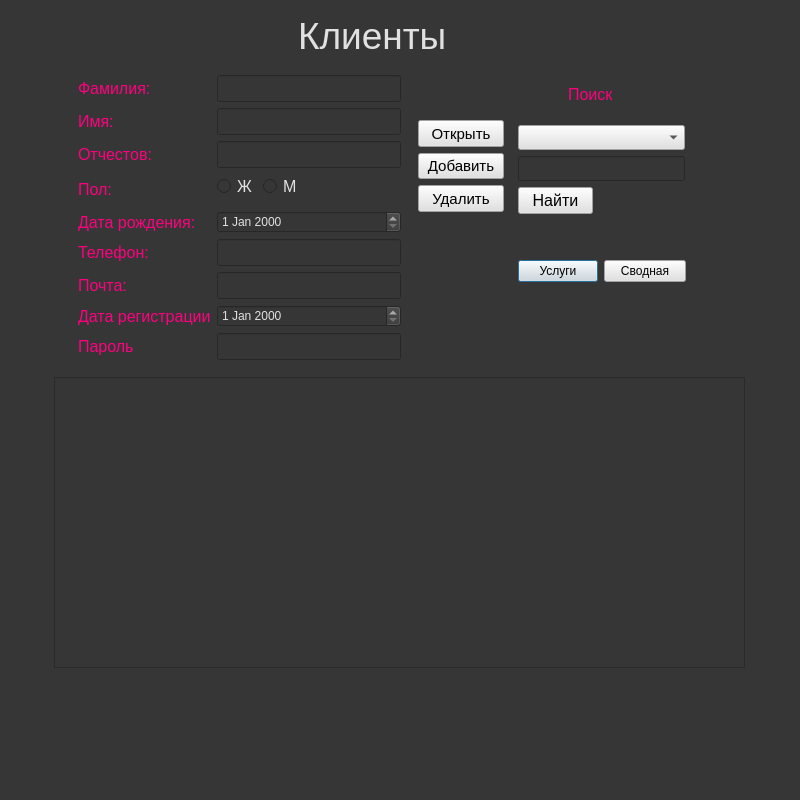
<?xml version="1.0" encoding="UTF-8"?>
<ui version="4.0">
 <class>Dialog</class>
 <widget class="QDialog" name="Dialog">
  <property name="windowModality">
   <enum>Qt::NonModal</enum>
  </property>
  <property name="geometry">
   <rect>
    <x>0</x>
    <y>0</y>
    <width>800</width>
    <height>800</height>
   </rect>
  </property>
  <property name="windowTitle">
   <string>Dialog</string>
  </property>
  <property name="styleSheet">
   <string notr="true">background-color: rgb(54, 54, 54);</string>
  </property>
  <widget class="QLineEdit" name="leFind">
   <property name="enabled">
    <bool>true</bool>
   </property>
   <property name="geometry">
    <rect>
     <x>518</x>
     <y>156</y>
     <width>167</width>
     <height>25</height>
    </rect>
   </property>
   <property name="sizePolicy">
    <sizepolicy hsizetype="Expanding" vsizetype="Maximum">
     <horstretch>0</horstretch>
     <verstretch>0</verstretch>
    </sizepolicy>
   </property>
   <property name="font">
    <font>
     <pointsize>12</pointsize>
    </font>
   </property>
   <property name="styleSheet">
    <string notr="true">color: rgb(225, 225, 225); </string>
   </property>
   <property name="text">
    <string/>
   </property>
  </widget>
  <widget class="QWidget" name="layoutWidget_3">
   <property name="geometry">
    <rect>
     <x>518</x>
     <y>260</y>
     <width>168</width>
     <height>25</height>
    </rect>
   </property>
   <layout class="QFormLayout" name="formLayout_3">
    <item row="0" column="0">
     <widget class="QPushButton" name="pushButton_3">
      <property name="styleSheet">
       <string notr="true">background-color: rgb(225, 225, 225);</string>
      </property>
      <property name="text">
       <string>Услуги</string>
      </property>
     </widget>
    </item>
    <item row="0" column="1">
     <widget class="QPushButton" name="pushButton_2">
      <property name="styleSheet">
       <string notr="true">background-color: rgb(225, 225, 225);</string>
      </property>
      <property name="text">
       <string>Сводная</string>
      </property>
     </widget>
    </item>
   </layout>
  </widget>
  <widget class="QComboBox" name="cbColNames">
   <property name="geometry">
    <rect>
     <x>518</x>
     <y>125</y>
     <width>167</width>
     <height>25</height>
    </rect>
   </property>
   <property name="sizePolicy">
    <sizepolicy hsizetype="Preferred" vsizetype="Maximum">
     <horstretch>0</horstretch>
     <verstretch>0</verstretch>
    </sizepolicy>
   </property>
   <property name="font">
    <font>
     <pointsize>12</pointsize>
    </font>
   </property>
   <property name="styleSheet">
    <string notr="true">background-color: rgb(225, 225, 225);</string>
   </property>
  </widget>
  <widget class="QLabel" name="label_8">
   <property name="geometry">
    <rect>
     <x>568</x>
     <y>85</y>
     <width>51</width>
     <height>19</height>
    </rect>
   </property>
   <property name="sizePolicy">
    <sizepolicy hsizetype="Preferred" vsizetype="Preferred">
     <horstretch>3</horstretch>
     <verstretch>2</verstretch>
    </sizepolicy>
   </property>
   <property name="font">
    <font>
     <pointsize>12</pointsize>
    </font>
   </property>
   <property name="styleSheet">
    <string notr="true">color:rgb(255, 0, 127);</string>
   </property>
   <property name="text">
    <string>Поиск</string>
   </property>
  </widget>
  <widget class="QWidget" name="layoutWidget_2">
   <property name="geometry">
    <rect>
     <x>418</x>
     <y>120</y>
     <width>86</width>
     <height>92</height>
    </rect>
   </property>
   <layout class="QVBoxLayout" name="verticalLayout">
    <item>
     <widget class="QPushButton" name="pbOpen">
      <property name="sizePolicy">
       <sizepolicy hsizetype="Expanding" vsizetype="Expanding">
        <horstretch>0</horstretch>
        <verstretch>0</verstretch>
       </sizepolicy>
      </property>
      <property name="font">
       <font>
        <pointsize>11</pointsize>
       </font>
      </property>
      <property name="mouseTracking">
       <bool>false</bool>
      </property>
      <property name="tabletTracking">
       <bool>false</bool>
      </property>
      <property name="styleSheet">
       <string notr="true">background-color: rgb(225, 225, 225);</string>
      </property>
      <property name="inputMethodHints">
       <set>Qt::ImhNone</set>
      </property>
      <property name="text">
       <string>Открыть</string>
      </property>
      <property name="autoDefault">
       <bool>false</bool>
      </property>
     </widget>
    </item>
    <item>
     <widget class="QPushButton" name="pbInsert">
      <property name="sizePolicy">
       <sizepolicy hsizetype="Expanding" vsizetype="Expanding">
        <horstretch>0</horstretch>
        <verstretch>0</verstretch>
       </sizepolicy>
      </property>
      <property name="font">
       <font>
        <pointsize>11</pointsize>
       </font>
      </property>
      <property name="mouseTracking">
       <bool>false</bool>
      </property>
      <property name="tabletTracking">
       <bool>false</bool>
      </property>
      <property name="styleSheet">
       <string notr="true">background-color: rgb(225, 225, 225);</string>
      </property>
      <property name="inputMethodHints">
       <set>Qt::ImhNone</set>
      </property>
      <property name="text">
       <string>Добавить</string>
      </property>
      <property name="autoDefault">
       <bool>false</bool>
      </property>
     </widget>
    </item>
    <item>
     <widget class="QPushButton" name="pbDelete">
      <property name="sizePolicy">
       <sizepolicy hsizetype="Expanding" vsizetype="Expanding">
        <horstretch>0</horstretch>
        <verstretch>0</verstretch>
       </sizepolicy>
      </property>
      <property name="font">
       <font>
        <pointsize>11</pointsize>
       </font>
      </property>
      <property name="mouseTracking">
       <bool>false</bool>
      </property>
      <property name="tabletTracking">
       <bool>false</bool>
      </property>
      <property name="styleSheet">
       <string notr="true">background-color: rgb(225, 225, 225);</string>
      </property>
      <property name="inputMethodHints">
       <set>Qt::ImhNone</set>
      </property>
      <property name="text">
       <string>Удалить</string>
      </property>
      <property name="autoDefault">
       <bool>false</bool>
      </property>
     </widget>
    </item>
   </layout>
  </widget>
  <widget class="QTableWidget" name="twStaffs">
   <property name="geometry">
    <rect>
     <x>54</x>
     <y>377</y>
     <width>691</width>
     <height>291</height>
    </rect>
   </property>
   <property name="font">
    <font>
     <pointsize>10</pointsize>
    </font>
   </property>
   <property name="styleSheet">
    <string notr="true">color: rgb(225, 225, 225); </string>
   </property>
  </widget>
  <widget class="QPushButton" name="pbFind">
   <property name="geometry">
    <rect>
     <x>518</x>
     <y>187</y>
     <width>75</width>
     <height>27</height>
    </rect>
   </property>
   <property name="font">
    <font>
     <pointsize>12</pointsize>
    </font>
   </property>
   <property name="styleSheet">
    <string notr="true">background-color: rgb(225, 225, 225);</string>
   </property>
   <property name="text">
    <string>Найти</string>
   </property>
  </widget>
  <widget class="QWidget" name="layoutWidget">
   <property name="geometry">
    <rect>
     <x>78</x>
     <y>75</y>
     <width>323</width>
     <height>285</height>
    </rect>
   </property>
   <layout class="QFormLayout" name="formLayout_2">
    <item row="0" column="0">
     <widget class="QLabel" name="label">
      <property name="sizePolicy">
       <sizepolicy hsizetype="Preferred" vsizetype="Preferred">
        <horstretch>3</horstretch>
        <verstretch>2</verstretch>
       </sizepolicy>
      </property>
      <property name="font">
       <font>
        <pointsize>12</pointsize>
       </font>
      </property>
      <property name="styleSheet">
       <string notr="true">color:rgb(255, 0, 127);</string>
      </property>
      <property name="text">
       <string>Фамилия:</string>
      </property>
     </widget>
    </item>
    <item row="0" column="1">
     <widget class="QLineEdit" name="leFio">
      <property name="font">
       <font>
        <pointsize>12</pointsize>
       </font>
      </property>
      <property name="styleSheet">
       <string notr="true">color: rgb(225, 225, 225); </string>
      </property>
      <property name="text">
       <string/>
      </property>
     </widget>
    </item>
    <item row="1" column="0">
     <widget class="QLabel" name="label_9">
      <property name="sizePolicy">
       <sizepolicy hsizetype="Preferred" vsizetype="Preferred">
        <horstretch>3</horstretch>
        <verstretch>2</verstretch>
       </sizepolicy>
      </property>
      <property name="font">
       <font>
        <pointsize>12</pointsize>
       </font>
      </property>
      <property name="styleSheet">
       <string notr="true">color:rgb(255, 0, 127);
</string>
      </property>
      <property name="text">
       <string>Имя:</string>
      </property>
     </widget>
    </item>
    <item row="1" column="1">
     <widget class="QLineEdit" name="leFio_2">
      <property name="font">
       <font>
        <pointsize>12</pointsize>
       </font>
      </property>
      <property name="styleSheet">
       <string notr="true">color: rgb(225, 225, 225); </string>
      </property>
      <property name="text">
       <string/>
      </property>
     </widget>
    </item>
    <item row="2" column="0">
     <widget class="QLabel" name="label_10">
      <property name="sizePolicy">
       <sizepolicy hsizetype="Preferred" vsizetype="Preferred">
        <horstretch>3</horstretch>
        <verstretch>2</verstretch>
       </sizepolicy>
      </property>
      <property name="font">
       <font>
        <pointsize>12</pointsize>
       </font>
      </property>
      <property name="styleSheet">
       <string notr="true">color:rgb(255, 0, 127);</string>
      </property>
      <property name="text">
       <string>Отчестов:</string>
      </property>
     </widget>
    </item>
    <item row="2" column="1">
     <widget class="QLineEdit" name="leFio_3">
      <property name="font">
       <font>
        <pointsize>12</pointsize>
       </font>
      </property>
      <property name="styleSheet">
       <string notr="true">color: rgb(225, 225, 225); </string>
      </property>
      <property name="text">
       <string/>
      </property>
     </widget>
    </item>
    <item row="3" column="0">
     <widget class="QLabel" name="label_2">
      <property name="sizePolicy">
       <sizepolicy hsizetype="Preferred" vsizetype="Preferred">
        <horstretch>3</horstretch>
        <verstretch>2</verstretch>
       </sizepolicy>
      </property>
      <property name="font">
       <font>
        <pointsize>12</pointsize>
       </font>
      </property>
      <property name="styleSheet">
       <string notr="true">color:rgb(255, 0, 127);</string>
      </property>
      <property name="text">
       <string>Пол:</string>
      </property>
     </widget>
    </item>
    <item row="3" column="1">
     <layout class="QFormLayout" name="formLayout">
      <item row="0" column="0">
       <widget class="QRadioButton" name="rbFemale">
        <property name="font">
         <font>
          <pointsize>12</pointsize>
         </font>
        </property>
        <property name="styleSheet">
         <string notr="true">color: rgb(225, 225, 225); </string>
        </property>
        <property name="text">
         <string>Ж</string>
        </property>
       </widget>
      </item>
      <item row="0" column="1">
       <widget class="QRadioButton" name="rbMale">
        <property name="font">
         <font>
          <pointsize>12</pointsize>
         </font>
        </property>
        <property name="styleSheet">
         <string notr="true">color: rgb(225, 225, 225); </string>
        </property>
        <property name="text">
         <string>М</string>
        </property>
       </widget>
      </item>
     </layout>
    </item>
    <item row="4" column="0">
     <widget class="QLabel" name="label_3">
      <property name="sizePolicy">
       <sizepolicy hsizetype="Preferred" vsizetype="Preferred">
        <horstretch>3</horstretch>
        <verstretch>2</verstretch>
       </sizepolicy>
      </property>
      <property name="font">
       <font>
        <pointsize>12</pointsize>
       </font>
      </property>
      <property name="styleSheet">
       <string notr="true">color:rgb(255, 0, 127);</string>
      </property>
      <property name="text">
       <string>Дата рождения:</string>
      </property>
     </widget>
    </item>
    <item row="4" column="1">
     <widget class="QDateEdit" name="sbAge">
      <property name="styleSheet">
       <string notr="true">color: rgb(225, 225, 225); </string>
      </property>
     </widget>
    </item>
    <item row="5" column="0">
     <widget class="QLabel" name="label_4">
      <property name="sizePolicy">
       <sizepolicy hsizetype="Preferred" vsizetype="Preferred">
        <horstretch>3</horstretch>
        <verstretch>2</verstretch>
       </sizepolicy>
      </property>
      <property name="font">
       <font>
        <pointsize>12</pointsize>
       </font>
      </property>
      <property name="styleSheet">
       <string notr="true">color:rgb(255, 0, 127);</string>
      </property>
      <property name="text">
       <string>Телефон:</string>
      </property>
     </widget>
    </item>
    <item row="5" column="1">
     <widget class="QLineEdit" name="lePhone">
      <property name="font">
       <font>
        <pointsize>12</pointsize>
       </font>
      </property>
      <property name="toolTip">
       <string/>
      </property>
      <property name="styleSheet">
       <string notr="true">color: rgb(225, 225, 225); </string>
      </property>
      <property name="inputMask">
       <string/>
      </property>
      <property name="text">
       <string/>
      </property>
     </widget>
    </item>
    <item row="6" column="0">
     <widget class="QLabel" name="label_5">
      <property name="sizePolicy">
       <sizepolicy hsizetype="Preferred" vsizetype="Preferred">
        <horstretch>3</horstretch>
        <verstretch>2</verstretch>
       </sizepolicy>
      </property>
      <property name="font">
       <font>
        <pointsize>12</pointsize>
       </font>
      </property>
      <property name="styleSheet">
       <string notr="true">color:rgb(255, 0, 127);</string>
      </property>
      <property name="text">
       <string>Почта:</string>
      </property>
     </widget>
    </item>
    <item row="6" column="1">
     <widget class="QLineEdit" name="leEmail">
      <property name="font">
       <font>
        <pointsize>12</pointsize>
       </font>
      </property>
      <property name="styleSheet">
       <string notr="true">color: rgb(225, 225, 225); </string>
      </property>
      <property name="text">
       <string/>
      </property>
     </widget>
    </item>
    <item row="7" column="0">
     <widget class="QLabel" name="label_6">
      <property name="sizePolicy">
       <sizepolicy hsizetype="Preferred" vsizetype="Preferred">
        <horstretch>3</horstretch>
        <verstretch>2</verstretch>
       </sizepolicy>
      </property>
      <property name="font">
       <font>
        <pointsize>12</pointsize>
       </font>
      </property>
      <property name="styleSheet">
       <string notr="true">color:rgb(255, 0, 127);</string>
      </property>
      <property name="text">
       <string>Дата регистрации</string>
      </property>
     </widget>
    </item>
    <item row="7" column="1">
     <widget class="QDateEdit" name="sbAge_2">
      <property name="styleSheet">
       <string notr="true">color: rgb(225, 225, 225); </string>
      </property>
     </widget>
    </item>
    <item row="8" column="0">
     <widget class="QLabel" name="label_11">
      <property name="sizePolicy">
       <sizepolicy hsizetype="Preferred" vsizetype="Preferred">
        <horstretch>3</horstretch>
        <verstretch>2</verstretch>
       </sizepolicy>
      </property>
      <property name="font">
       <font>
        <pointsize>12</pointsize>
       </font>
      </property>
      <property name="styleSheet">
       <string notr="true">color:rgb(255, 0, 127);</string>
      </property>
      <property name="text">
       <string>Пароль</string>
      </property>
     </widget>
    </item>
    <item row="8" column="1">
     <widget class="QLineEdit" name="lePhone_2">
      <property name="font">
       <font>
        <pointsize>12</pointsize>
       </font>
      </property>
      <property name="toolTip">
       <string/>
      </property>
      <property name="styleSheet">
       <string notr="true">color: rgb(225, 225, 225); </string>
      </property>
      <property name="inputMask">
       <string/>
      </property>
      <property name="text">
       <string/>
      </property>
     </widget>
    </item>
   </layout>
  </widget>
  <widget class="QLabel" name="label_7">
   <property name="geometry">
    <rect>
     <x>298</x>
     <y>5</y>
     <width>191</width>
     <height>61</height>
    </rect>
   </property>
   <property name="sizePolicy">
    <sizepolicy hsizetype="Preferred" vsizetype="Preferred">
     <horstretch>3</horstretch>
     <verstretch>2</verstretch>
    </sizepolicy>
   </property>
   <property name="font">
    <font>
     <pointsize>28</pointsize>
    </font>
   </property>
   <property name="styleSheet">
    <string notr="true">color: rgb(225, 225, 225); font-size:28pt;

</string>
   </property>
   <property name="text">
    <string>Клиенты </string>
   </property>
  </widget>
 </widget>
 <resources/>
 <connections/>
</ui>
